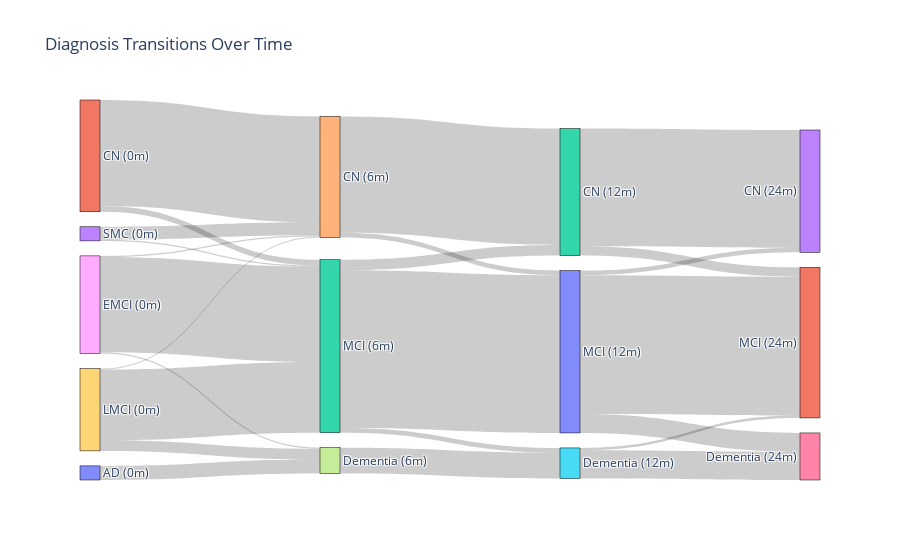

Notebook cell for this chart:
### Code cell
# Snakey diagram for the transistions of patients diagnosis over time

# Define the timepoints and their labels
dx_cols = ["DX_bl", "DX_6", "DX_12", "DX_24"]
months = [0, 6, 12, 24]

# Create labels like "CN (0m)", "MCI (6m)", etc.
all_labels = sorted(set(
    f"{dx} ({month}m)"
    for col, month in zip(dx_cols, months)
    for dx in full_df[col].dropna().unique()
))
label_to_index = {label: i for i, label in enumerate(all_labels)}

# Count transitions between consecutive timepoints
links = Counter()
for _, row in full_df.iterrows():
    for i in range(len(dx_cols) - 1):
        src_label = f"{row[dx_cols[i]]} ({months[i]}m)"
        tgt_label = f"{row[dx_cols[i+1]]} ({months[i+1]}m)"
        if pd.notnull(row[dx_cols[i]]) and pd.notnull(row[dx_cols[i+1]]):
            links[(src_label, tgt_label)] += 1

# Convert to source, target, value format
source = [label_to_index[src] for src, tgt in links.keys()]
target = [label_to_index[tgt] for src, tgt in links.keys()]
value = list(links.values())

# Plot
fig = go.Figure(data=[go.Sankey(
    node=dict(
        pad=15,
        thickness=20,
        line=dict(color="black", width=0.5),
        label=all_labels
    ),
    link=dict(
        source=source,
        target=target,
        value=value
    )
)])

fig.update_layout(title_text="Diagnosis Transitions Over Time", font_size=12)
fig.show()

### Figure 1 — Plotly figure (JSON) as saved in the notebook; plotly's stock layout.template omitted (floating-point values rounded to 4 significant figures)
{"data": [{"link": {"source": [13, 4, 2, 8, 12, 10, 2, 9, 10, 10, 9, 7, 5, 1, 12, 8, 0, 5, 8, 1, 4, 9, 12, 13], "target": [4, 2, 11, 12, 10, 3, 3, 12, 11, 6, 7, 5, 6, 4, 2, 7, 7, 11, 4, 12, 10, 4, 5, 12], "value": [11, 99, 8, 81, 134, 4, 100, 60, 118, 16, 9, 22, 24, 90, 9, 1, 12, 2, 1, 5, 4, 1, 4, 1]}, "node": {"label": ["AD (0m)", "CN (0m)", "CN (12m)", "CN (24m)", "CN (6m)", "Dementia (12m)", "Dementia (24m)", "Dementia (6m)", "EMCI (0m)", "LMCI (0m)", "MCI (12m)", "MCI (24m)", "MCI (6m)", "SMC (0m)"], "line": {"color": "black", "width": 0.5}, "pad": 15, "thickness": 20}, "type": "sankey"}], "layout": {"font": {"size": 12}, "title": {"text": "Diagnosis Transitions Over Time"}}}
